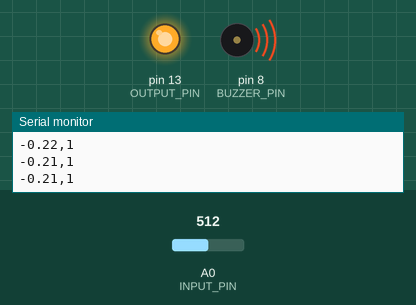
The sketch below on a simulated Arduino Uno, built with avr-gcc and run on an emulated ATmega328P. Parts: output pins drawn as LEDs (lit = HIGH), buzzer (waves = sounding), the last lines printed to the serial monitor. The inputs (shaded band) are chosen by the test bench; at power-on: A0 (INPUT_PIN) = 512.

Above: at 4.2 s.
4.3 s: A0 (INPUT_PIN) set to 900
6.7 s: A0 (INPUT_PIN) set to 1023
At 7.4 s:
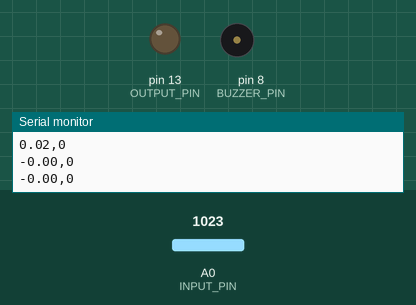
8.2 s: A0 (INPUT_PIN) set to 716
At 9.1 s:
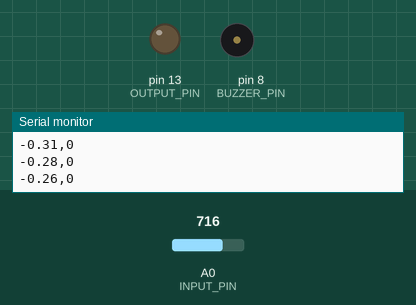
Timing chart, 0 to 11.2 s (numbered marks = the images above; inputs shaded):
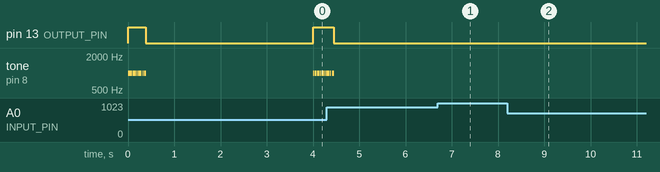

Measured:
- after the input at 6.7 s, pin 13 (OUTPUT_PIN): stays LOW (without the input it goes to HIGH after 1.5 s); tone on pin 8 (BUZZER_PIN): stays silent (without the input it goes to 1000 Hz after 1.5 s)
- after the input at 8.2 s, pin 13 (OUTPUT_PIN): stays LOW (without the input it goes to HIGH after 1.7 s); tone on pin 8 (BUZZER_PIN): stops changing and stays silent
- by itself, tone on pin 8 (BUZZER_PIN): plays 1000 Hz for 0.01 s, 1000 Hz for 0.01 s, 1000 Hz for 0.01 s, 1000 Hz for 0.01 s, 1000 Hz for 0.01 s, 1000 Hz for 0.04 s … (22 notes in this stretch)

The sketch:

04_Heart_Beat_Detection.ino
```cpp
// Heart Beat Detection - BioAmp EXG Pill
// https://github.com/upsidedownlabs/BioAmp-EXG-Pill

// Upside Down Labs invests time and resources providing this open source code,
// please support Upside Down Labs and open-source hardware by purchasing
// products from Upside Down Labs!

// Copyright (c) 2021 Upside Down Labs - contact@upsidedownlabs.tech

// Permission is hereby granted, free of charge, to any person obtaining a copy
// of this software and associated documentation files (the "Software"), to deal
// in the Software without restriction, including without limitation the rights
// to use, copy, modify, merge, publish, distribute, sublicense, and/or sell
// copies of the Software, and to permit persons to whom the Software is
// furnished to do so, subject to the following conditions:

// The above copyright notice and this permission notice shall be included in all
// copies or substantial portions of the Software.

// THE SOFTWARE IS PROVIDED "AS IS", WITHOUT WARRANTY OF ANY KIND, EXPRESS OR
// IMPLIED, INCLUDING BUT NOT LIMITED TO THE WARRANTIES OF MERCHANTABILITY,
// FITNESS FOR A PARTICULAR PURPOSE AND NONINFRINGEMENT. IN NO EVENT SHALL THE
// AUTHORS OR COPYRIGHT HOLDERS BE LIABLE FOR ANY CLAIM, DAMAGES OR OTHER
// LIABILITY, WHETHER IN AN ACTION OF CONTRACT, TORT OR OTHERWISE, ARISING FROM,
// OUT OF OR IN CONNECTION WITH THE SOFTWARE OR THE USE OR OTHER DEALINGS IN THE
// SOFTWARE.

// At Upside Down Labs, we create open-source DIY neuroscience hardware and software.
// Our mission is to make neuroscience affordable and accessible for everyone.
// By supporting us with your purchase, you help spread innovation and open science.
// Thank you for being part of this journey with us!


// Include required libraries
#include <math.h>

// Samples per second
#define SAMPLE_RATE 125

// Make sure to set the same baud rate on your Serial Monitor/Plotter
#define BAUD_RATE 115200

// Change this if your sensor is connected to a different analog pin
#define INPUT_PIN A0
#define BUZZER_PIN 8  //Can connect external buzzer at digital pin 8 for boards other than Maker Uno
#define OUTPUT_PIN 13
#define DATA_LENGTH 16

int data_index = 0;
bool peak = false;


void setup() {
	// Initialize serial communication
	Serial.begin(BAUD_RATE);
	// Setup Input & Output pin
	pinMode(INPUT_PIN, INPUT);
	pinMode(OUTPUT_PIN, OUTPUT);
}

void loop() {
	// Calculate elapsed time
	static unsigned long past = 0;
	unsigned long present = micros();
	unsigned long interval = present - past;
	past = present;

	// Run timer
	static long timer = 0;
	timer -= interval;

	// Sample
	if (timer < 0) {
		timer += 1000000 / SAMPLE_RATE;
		// Sample and Normalize input data (-1 to 1)
		float sensor_value = analogRead(INPUT_PIN);
		// Filter ECG signal
		float signal = ECGFilter(sensor_value) / 512;
		// Get peak
		peak = Getpeak(signal);
		// Print sensor_value and peak
		Serial.print(signal);
		Serial.print(",");
		Serial.println(peak);
		// Blink LED on peak
		digitalWrite(OUTPUT_PIN, peak);
		// Blink LED and buzz on peak
		digitalWrite(OUTPUT_PIN, peak);
		if (peak) {
			tone(BUZZER_PIN, 1000, 10);  // 1000 Hz tone for 50 ms
		} else {
			noTone(BUZZER_PIN);
		}
	}
}

bool Getpeak(float new_sample) {
	// Buffers for data, mean, and standard deviation
	static float data_buffer[DATA_LENGTH];
	static float mean_buffer[DATA_LENGTH];
	static float standard_deviation_buffer[DATA_LENGTH];

	// Check for peak
	if (new_sample - mean_buffer[data_index] > (DATA_LENGTH / 2) * standard_deviation_buffer[data_index]) {
		data_buffer[data_index] = new_sample + data_buffer[data_index];
		peak = true;
	} else {
		data_buffer[data_index] = new_sample;
		peak = false;
	}

	// Calculate mean
	float sum = 0.0, mean, standard_deviation = 0.0;
	for (int i = 0; i < DATA_LENGTH; ++i) {
		sum += data_buffer[(data_index + i) % DATA_LENGTH];
	}
	mean = sum / DATA_LENGTH;

	// Calculate standard deviation
	for (int i = 0; i < DATA_LENGTH; ++i) {
		standard_deviation += pow(data_buffer[(i) % DATA_LENGTH] - mean, 2);
	}

	// Update mean buffer
	mean_buffer[data_index] = mean;

	// Update standard deviation buffer
	standard_deviation_buffer[data_index] = sqrt(standard_deviation / DATA_LENGTH);

	// Update data_index
	data_index = (data_index + 1) % DATA_LENGTH;

	// Return peak
	return peak;
}

// Band-Pass Butterworth IIR digital filter, generated using filter_gen.py.
// Sampling rate: 125.0 Hz, frequency: [0.5, 44.5] Hz.
// Filter is order 4, implemented as second-order sections (biquads).
// Reference:
// https://docs.scipy.org/doc/scipy/reference/generated/scipy.signal.butter.html
// https://courses.ideate.cmu.edu/16-223/f2020/Arduino/FilterDemos/filter_gen.py
float ECGFilter(float input) {
	float output = input;
	{
		static float z1, z2;  // filter section state
		float x = output - 0.70682283 * z1 - 0.15621030 * z2;
		output = 0.28064917 * x + 0.56129834 * z1 + 0.28064917 * z2;
		z2 = z1;
		z1 = x;
	}
	{
		static float z1, z2;  // filter section state
		float x = output - 0.95028224 * z1 - 0.54073140 * z2;
		output = 1.00000000 * x + 2.00000000 * z1 + 1.00000000 * z2;
		z2 = z1;
		z1 = x;
	}
	{
		static float z1, z2;  // filter section state
		float x = output - -1.95360385 * z1 - 0.95423412 * z2;
		output = 1.00000000 * x + -2.00000000 * z1 + 1.00000000 * z2;
		z2 = z1;
		z1 = x;
	}
	{
		static float z1, z2;  // filter section state
		float x = output - -1.98048558 * z1 - 0.98111344 * z2;
		output = 1.00000000 * x + -2.00000000 * z1 + 1.00000000 * z2;
		z2 = z1;
		z1 = x;
	}
	return output;
}
```
